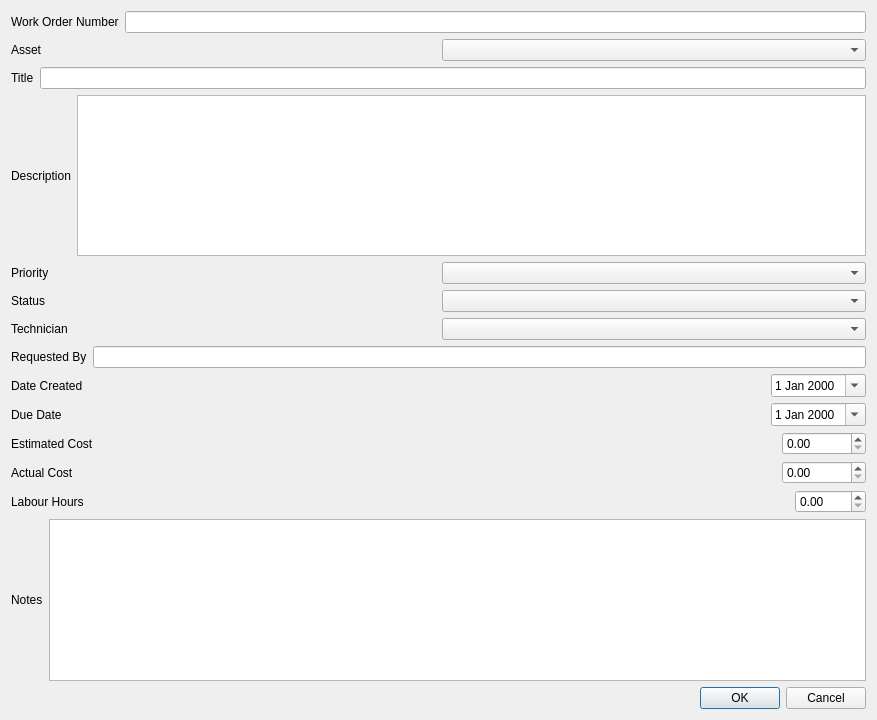
<?xml version="1.0" encoding="UTF-8"?>
<ui version="4.0">
 <class>AddWorkOrderDialog</class>
 <widget class="QDialog" name="AddWorkOrderDialog">
  <property name="geometry">
   <rect>
    <x>0</x>
    <y>0</y>
    <width>877</width>
    <height>720</height>
   </rect>
  </property>
  <property name="windowTitle">
   <string>Add Work Orders</string>
  </property>
  <layout class="QVBoxLayout" name="verticalLayout">
   <item>
    <layout class="QHBoxLayout" name="horizontalLayout">
     <item>
      <widget class="QLabel" name="lblWorkOrderNumber">
       <property name="text">
        <string>Work Order Number</string>
       </property>
      </widget>
     </item>
     <item>
      <widget class="QLineEdit" name="txtWorkOrderNumber">
       <property name="readOnly">
        <bool>true</bool>
       </property>
      </widget>
     </item>
    </layout>
   </item>
   <item>
    <layout class="QHBoxLayout" name="horizontalLayout_2">
     <item>
      <widget class="QLabel" name="Asset">
       <property name="text">
        <string>Asset</string>
       </property>
      </widget>
     </item>
     <item>
      <widget class="QComboBox" name="cmbAsset"/>
     </item>
    </layout>
   </item>
   <item>
    <layout class="QHBoxLayout" name="horizontalLayout_3">
     <item>
      <widget class="QLabel" name="lblTitle">
       <property name="text">
        <string>Title</string>
       </property>
      </widget>
     </item>
     <item>
      <widget class="QLineEdit" name="txtTitle"/>
     </item>
    </layout>
   </item>
   <item>
    <layout class="QHBoxLayout" name="horizontalLayout_4">
     <item>
      <widget class="QLabel" name="lblDescription">
       <property name="text">
        <string>Description</string>
       </property>
      </widget>
     </item>
     <item>
      <widget class="QTextEdit" name="teDescription"/>
     </item>
    </layout>
   </item>
   <item>
    <layout class="QHBoxLayout" name="horizontalLayout_5">
     <item>
      <widget class="QLabel" name="lblPriority">
       <property name="text">
        <string>Priority</string>
       </property>
      </widget>
     </item>
     <item>
      <widget class="QComboBox" name="cmbPriority"/>
     </item>
    </layout>
   </item>
   <item>
    <layout class="QHBoxLayout" name="horizontalLayout_6">
     <item>
      <widget class="QLabel" name="lblStatus">
       <property name="text">
        <string>Status</string>
       </property>
      </widget>
     </item>
     <item>
      <widget class="QComboBox" name="cmbStatus"/>
     </item>
    </layout>
   </item>
   <item>
    <layout class="QHBoxLayout" name="horizontalLayout_7">
     <item>
      <widget class="QLabel" name="lblTechnician">
       <property name="text">
        <string>Technician</string>
       </property>
      </widget>
     </item>
     <item>
      <widget class="QComboBox" name="cmbTechnician"/>
     </item>
    </layout>
   </item>
   <item>
    <layout class="QHBoxLayout" name="horizontalLayout_8">
     <item>
      <widget class="QLabel" name="lblRequestedBy">
       <property name="text">
        <string>Requested By</string>
       </property>
      </widget>
     </item>
     <item>
      <widget class="QLineEdit" name="txtRequestedBy"/>
     </item>
    </layout>
   </item>
   <item>
    <layout class="QHBoxLayout" name="horizontalLayout_9">
     <item>
      <widget class="QLabel" name="lblDateCreated">
       <property name="text">
        <string>Date Created</string>
       </property>
      </widget>
     </item>
     <item alignment="Qt::AlignmentFlag::AlignRight">
      <widget class="QDateEdit" name="dtDateCreated">
       <property name="calendarPopup">
        <bool>true</bool>
       </property>
      </widget>
     </item>
    </layout>
   </item>
   <item>
    <layout class="QHBoxLayout" name="horizontalLayout_10">
     <item>
      <widget class="QLabel" name="lblDueDate">
       <property name="text">
        <string>Due Date</string>
       </property>
      </widget>
     </item>
     <item alignment="Qt::AlignmentFlag::AlignRight">
      <widget class="QDateEdit" name="dtDueDate">
       <property name="calendarPopup">
        <bool>true</bool>
       </property>
      </widget>
     </item>
    </layout>
   </item>
   <item>
    <layout class="QHBoxLayout" name="horizontalLayout_11">
     <item>
      <widget class="QLabel" name="lblEstimatedCost">
       <property name="text">
        <string>Estimated Cost</string>
       </property>
      </widget>
     </item>
     <item alignment="Qt::AlignmentFlag::AlignRight">
      <widget class="QDoubleSpinBox" name="dsbEstimatedCost">
       <property name="maximum">
        <double>9999999.990000000223517</double>
       </property>
       <property name="singleStep">
        <double>10.000000000000000</double>
       </property>
      </widget>
     </item>
    </layout>
   </item>
   <item>
    <layout class="QHBoxLayout" name="horizontalLayout_12">
     <item>
      <widget class="QLabel" name="lblActualCost">
       <property name="text">
        <string>Actual Cost</string>
       </property>
      </widget>
     </item>
     <item alignment="Qt::AlignmentFlag::AlignRight">
      <widget class="QDoubleSpinBox" name="dsbActualCost">
       <property name="maximum">
        <double>9999999.990000000223517</double>
       </property>
       <property name="singleStep">
        <double>10.000000000000000</double>
       </property>
      </widget>
     </item>
    </layout>
   </item>
   <item>
    <layout class="QHBoxLayout" name="horizontalLayout_13">
     <item>
      <widget class="QLabel" name="lblLabourHours">
       <property name="text">
        <string>Labour Hours</string>
       </property>
      </widget>
     </item>
     <item alignment="Qt::AlignmentFlag::AlignRight">
      <widget class="QDoubleSpinBox" name="dsbLabourHours">
       <property name="maximum">
        <double>1000.000000000000000</double>
       </property>
       <property name="singleStep">
        <double>0.250000000000000</double>
       </property>
      </widget>
     </item>
    </layout>
   </item>
   <item>
    <layout class="QHBoxLayout" name="horizontalLayout_14">
     <item>
      <widget class="QLabel" name="lblNotes">
       <property name="text">
        <string>Notes</string>
       </property>
      </widget>
     </item>
     <item>
      <widget class="QTextEdit" name="teNotes"/>
     </item>
    </layout>
   </item>
   <item>
    <widget class="QDialogButtonBox" name="buttonBox">
     <property name="orientation">
      <enum>Qt::Orientation::Horizontal</enum>
     </property>
     <property name="standardButtons">
      <set>QDialogButtonBox::StandardButton::Cancel|QDialogButtonBox::StandardButton::Ok</set>
     </property>
    </widget>
   </item>
  </layout>
 </widget>
 <resources/>
 <connections>
  <connection>
   <sender>buttonBox</sender>
   <signal>accepted()</signal>
   <receiver>AddWorkOrderDialog</receiver>
   <slot>accept()</slot>
   <hints>
    <hint type="sourcelabel">
     <x>248</x>
     <y>254</y>
    </hint>
    <hint type="destinationlabel">
     <x>157</x>
     <y>274</y>
    </hint>
   </hints>
  </connection>
  <connection>
   <sender>buttonBox</sender>
   <signal>rejected()</signal>
   <receiver>AddWorkOrderDialog</receiver>
   <slot>reject()</slot>
   <hints>
    <hint type="sourcelabel">
     <x>316</x>
     <y>260</y>
    </hint>
    <hint type="destinationlabel">
     <x>286</x>
     <y>274</y>
    </hint>
   </hints>
  </connection>
 </connections>
</ui>
